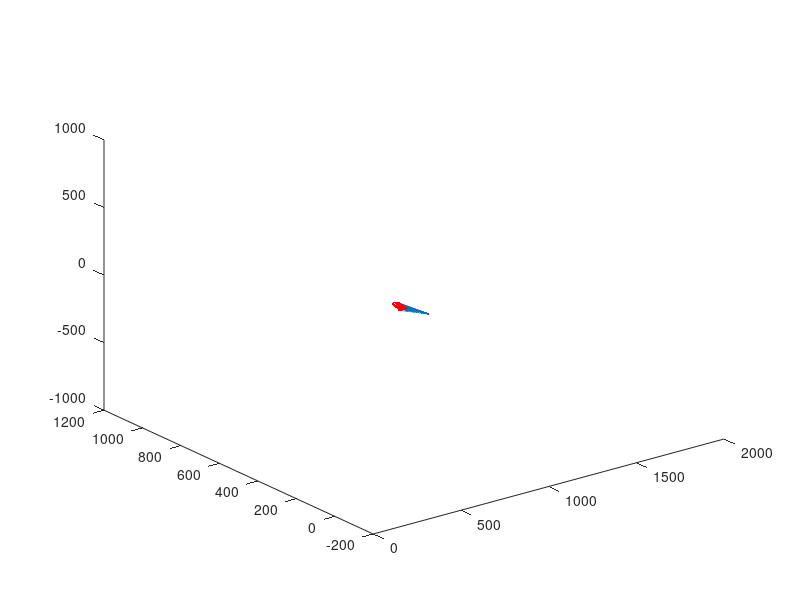
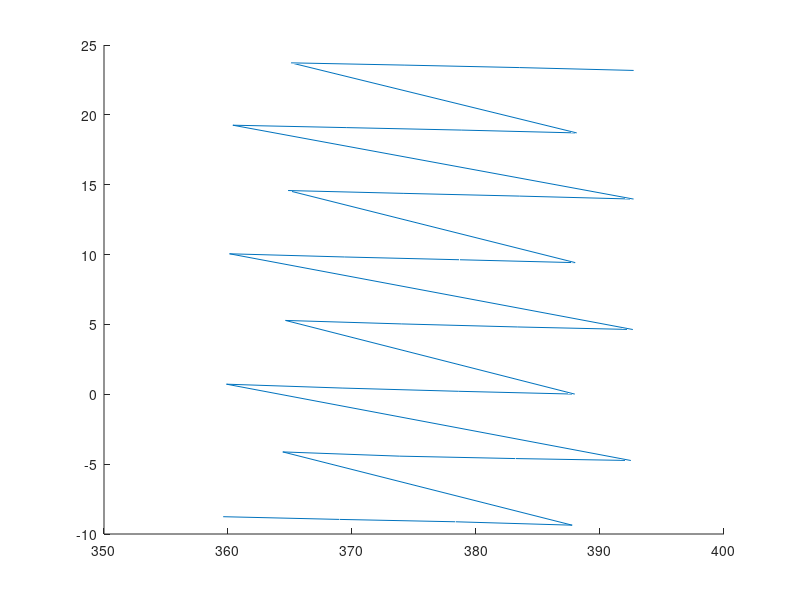

Source code (MATLAB) for these figures, in order:
  x = [392.712,1797.78,388.088,1797.78,383.497,1797.78,378.886,1797.78,374.266,1797.78,369.66,1797.78,365.085,1797.78,360.481,360.45,1797.78,365.035,1797.78,369.611,1797.78,374.227,1797.78,378.838,1797.78,383.465,1797.78,388.021,1797.78,392.663,392.751,1797.78,388.121,1797.78,383.526,1797.78,378.85,1797.78,374.208,1797.78,369.577,1797.78,364.969,1797.78,360.391,360.338,1797.78,364.919,1797.78,369.532,1797.78,374.156,1797.78,378.797,1797.78,383.481,1797.78,388.104,1797.78,392.662,392.707,1797.78,388.128,1797.78,383.505,1797.78,378.791,1797.78,374.123,1797.78,369.492,1797.78,364.858,1797.78,360.258,360.198,1797.78,364.809,1797.78,369.442,1797.78,374.074,1797.78,378.723,1797.78,383.362,1797.78,388.02,1797.78,392.63,392.654,1797.78,388.006,1797.78,383.359,1797.78,378.703,1797.78,374.043,1797.78,369.399,1797.78,364.746,1797.78,360.122,360.086,1797.78,364.698,1797.78,369.346,1797.78,373.998,1797.78,378.646,1797.78,383.302,1797.78,387.946,1797.78,392.566,392.648,1797.78,387.981,1797.78,383.358,1797.78,378.656,1797.78,373.98,1797.78,369.301,1797.78,364.638,1797.78,360.011,359.962,1797.78,364.585,1797.78,369.248,1797.78,373.93,1797.78,378.604,1797.78,383.299,1797.78,387.959,1797.78,392.594,392.626,1797.78,387.965,1797.78,383.294,1797.78,378.59,1797.78,373.897,1797.78,369.201,1797.78,364.521,1797.78,359.877,359.809,1797.78,364.465,1797.78,369.153,1797.78,373.851,1797.78,378.549,1797.78,383.255,1797.78,387.892,1797.78,392.512,392.488,1797.78,387.833,1797.78,383.195,1797.78,378.5,1797.78,373.814,1797.78,369.106,1797.78,364.417,1797.78,359.741,359.656,1797.78,364.362,1797.78,369.055,1797.78,373.769,1797.78,378.442,1797.78,383.159,1797.78,387.828,1797.78,392.444,392.351,1797.78,387.756,1797.78,383.072,1797.78,378.359,1797.78,373.689,1797.78,368.998,1797.78,364.314,1797.78,359.612,359.526,1797.78,364.252,1797.78,368.946,1797.78,373.636,1797.78,378.331,1797.78,383.043,1797.78,387.715,1797.78,392.328];
 y = [23.1799,1156.63,23.2737,1156.63,23.3845,1156.63,23.4828,1156.63,23.5612,1156.63,23.6123,1156.63,23.7225,1156.63,23.8668,21.543,1156.63,21.4311,1156.63,21.3286,1156.63,21.2779,1156.63,21.1809,1156.63,21.0894,1156.63,20.9646,1156.63,20.8762,18.6038,1156.63,18.7074,1156.63,18.8249,1156.63,18.9107,1156.63,19.0041,1156.63,19.0872,1156.63,19.1832,1156.63,19.2599,16.9667,1156.63,16.8799,1156.63,16.7917,1156.63,16.6901,1156.63,16.5934,1156.63,16.5033,1156.63,16.3959,1156.63,16.2811,13.9722,1156.63,14.0796,1156.63,14.1863,1156.63,14.2835,1156.63,14.3819,1156.63,14.489,1156.63,14.5831,1156.63,14.6794,12.3737,1156.63,12.2706,1156.63,12.1649,1156.63,12.0631,1156.63,11.9593,1156.63,11.8563,1156.63,11.7524,1156.63,11.6507,9.32049,1156.63,9.42323,1156.63,9.52538,1156.63,9.6292,1156.63,9.73491,1156.63,9.82804,1156.63,9.94614,1156.63,10.0562,7.74952,1156.63,7.62835,1156.63,7.49951,1156.63,7.40354,1156.63,7.30395,1156.63,7.1992,1156.63,7.09815,1156.63,7.00188,4.63568,1156.63,4.73839,1156.63,4.8188,1156.63,4.93463,1156.63,5.03691,1156.63,5.14377,1156.63,5.28544,1156.63,5.41396,3.0972,1156.63,2.94821,1156.63,2.81321,1156.63,2.69479,1156.63,2.59535,1156.63,2.48064,1156.63,2.38777,1156.63,2.30112,-0.0764665,1156.63,0.0127227,1156.63,0.101406,1156.63,0.214515,1156.63,0.319583,1156.63,0.446414,1156.63,0.566858,1156.63,0.724121,-1.63865,1156.63,-1.79626,1156.63,-1.92407,1156.63,-2.04097,1156.63,-2.14694,1156.63,-2.25895,1156.63,-2.31757,1156.63,-2.38218,-4.73889,1156.63,-4.6548,1156.63,-4.60058,1156.63,-4.50042,1156.63,-4.42671,1156.63,-4.31511,1156.63,-4.12449,1156.63,-4.00826,-6.4332,1156.63,-6.4896,1156.63,-6.67331,1156.63,-6.80147,1156.63,-6.83836,1156.63,-6.96923,1156.63,-7.0427,1156.63,-7.0846,-9.3882,1156.63,-9.36826,1156.63,-9.27214,1156.63,-9.12482,1156.63,-9.06175,1156.63,-8.95565,1156.63,-8.80703,1156.63,-8.76144,-11.216,1156.63,-11.2304,1156.63,-11.2883,1156.63,-11.4007,1156.63,-11.5174,1156.63,-11.6524,1156.63,-11.7265,1156.63,-11.7529];
 z = [424.067,-889.383,424.897,-889.383,424.367,-889.383,424.832,-889.383,426.832,-889.383,430.889,-889.383,430.382,-889.383,427.314,429.758,-889.383,430.584,-889.383,430.515,-889.383,425.364,-889.383,424.692,-889.383,423.459,-889.383,425.588,-889.383,424.018,419.4,-889.383,419.453,-889.383,417.577,-889.383,420.096,-889.383,421.521,-889.383,424.263,-889.383,425.238,-889.383,428.667,428.386,-889.383,425.187,-889.383,422.115,-889.383,421.742,-889.383,420.286,-889.383,417.263,-889.383,418.084,-889.383,420.717,417.51,-889.383,415.025,-889.383,413.305,-889.383,416.926,-889.383,419.57,-889.383,417.729,-889.383,422.003,-889.383,424.85,423.765,-889.383,422.458,-889.383,417.538,-889.383,419.311,-889.383,418.23,-889.383,418.229,-889.383,417.379,-889.383,418.424,415.908,-889.383,415.896,-889.383,415.714,-889.383,415.974,-889.383,416.786,-889.383,413.9,-889.383,418.5,-889.383,420.872,422.541,-889.383,419.296,-889.383,414.914,-889.383,415.989,-889.383,416.448,-889.383,416.082,-889.383,416.288,-889.383,417.197,412.698,-889.383,412.734,-889.383,410.337,-889.383,411.784,-889.383,411.75,-889.383,412.229,-889.383,416.72,-889.383,419.799,420.055,-889.383,415.884,-889.383,413.006,-889.383,411.606,-889.383,411.841,-889.383,410.785,-889.383,411.565,-889.383,412.838,410.041,-889.383,409.18,-889.383,408.268,-889.383,409.022,-889.383,409.227,-889.383,410.957,-889.383,412.263,-889.383,416.21,414.24,-889.383,410.9,-889.383,409.357,-889.383,408.47,-889.383,408.227,-889.383,407.638,-889.383,410.108,-889.383,412.202,411.282,-889.383,410.448,-889.383,408.116,-889.383,408.055,-889.383,406.66,-889.383,407.165,-889.383,411.701,-889.383,412.477,408.666,-889.383,410.663,-889.383,406.973,-889.383,405.779,-889.383,408.615,-889.383,407.303,-889.383,408.505,-889.383,411.062,412.526,-889.383,409.408,-889.383,409.241,-889.383,411.084,-889.383,409.615,-889.383,409.838,-889.383,411.757,-889.383,409.566,405.734,-889.383,408.831,-889.383,410.347,-889.383,409.902,-889.383,409.31,-889.383,408.074,-889.383,408.992,-889.383,411.573];

 xnew = [];
 ynew = [];
 znew = [];
 j = 1;
 
 while(j<size(x,2))
     xnew = [xnew,x(j)];
     ynew = [ynew,y(j)];
     znew = [znew,z(j)];
     j = j + 4;
end
 
 xnew2 = [];
 ynew2 = [];
 znew2 = [];
 
 for r=1:size(xnew,2)
     if (znew(r)<525 & znew(r) > 100) 
         xnew2=[xnew2 xnew(r)];
         ynew2=[ynew2 ynew(r)];
         znew2=[znew2 znew(r)];
     end
 end
 
 plot3(x,y,z);
%  figure;
 hold on;
 plot3(x,y,z,'.r');
 figure;
 hold on;
  plot3(xnew2,ynew2,znew2);
%  hold on 
%  plot3(xnew2,ynew2,znew2,'.r');
 
 fileID = fopen('vinaid.txt','w');
 %print n values
 fprintf(fileID,'%s', 'double x[] = {');
 for i=1:(size(xnew2,2)-1)
    fprintf(fileID,'%f', xnew2(i));
    fprintf(fileID,'%s', ','); 
 end
 fprintf(fileID,'%f', xnew2(size(xnew2,2)));
  fprintf(fileID,'%s', '};');
 fprintf(fileID,'%s\n', ' ');
 
 
 fprintf(fileID,'%s', 'double y[] = {');
 for i=1:(size(ynew2,2)-1)
    fprintf(fileID,'%f', ynew2(i));
    fprintf(fileID,'%s', ','); 
 end
 fprintf(fileID,'%f', ynew2(size(ynew2,2)));
  fprintf(fileID,'%s', '};');
 fprintf(fileID,'%s\n', ' ');
 
 fprintf(fileID,'%s', 'double z[] = {');
 for i=1:(size(znew2,2)-1)
    fprintf(fileID,'%f', znew2(i));
    fprintf(fileID,'%s', ','); 
 end
 fprintf(fileID,'%f', znew2(size(znew2,2)));
  fprintf(fileID,'%s', '};');
 fprintf(fileID,'%s\n', ' ');
 
 
 
 
 